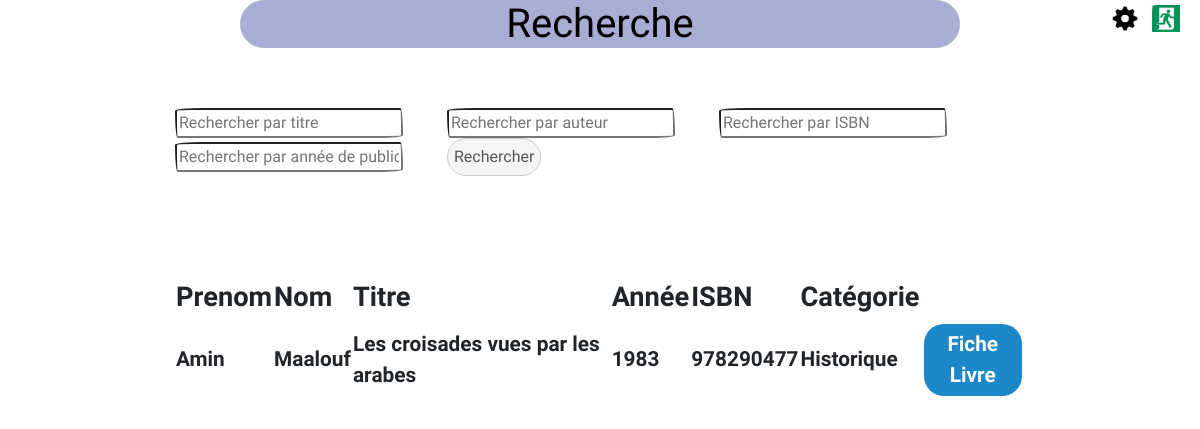
Screenshot of /recherche.php?Recherche_Titre=Les croisades vues par les arabes with the database file from the repository.
### tables this page shows
CREATE TABLE IF NOT EXISTS `livre` (
  `Id_Livre` smallint(5) UNSIGNED NOT NULL AUTO_INCREMENT,
  `Titre` varchar(40) DEFAULT NULL,
  `Synopsis` varchar(600) DEFAULT NULL,
  `Nombre_Pages` smallint(5) UNSIGNED DEFAULT NULL,
  `ISBN` bigint(5) UNSIGNED DEFAULT NULL,
  `Annee_Publication` int(5) DEFAULT NULL,
  `Validation_Livre` varchar(50) DEFAULT NULL,
  `Id_Editeur` smallint(5) UNSIGNED DEFAULT NULL,
  `Id_Langue` smallint(5) UNSIGNED DEFAULT NULL,
  PRIMARY KEY (`Id_Livre`),
  KEY `FK_Livre_Id_Editeur` (`Id_Editeur`),
  KEY `FK_Livre_Id_Langue` (`Id_Langue`)
);

CREATE TABLE IF NOT EXISTS `auteur` (
  `Id_Auteur` smallint(5) UNSIGNED NOT NULL AUTO_INCREMENT,
  `Nom_Auteur` varchar(25) DEFAULT NULL,
  `Prenom_Auteur` varchar(25) DEFAULT NULL,
  PRIMARY KEY (`Id_Auteur`)
);

CREATE TABLE IF NOT EXISTS `categories` (
  `Id_Categorie` smallint(5) UNSIGNED NOT NULL AUTO_INCREMENT,
  `Nom_Categorie` varchar(25) DEFAULT NULL,
  PRIMARY KEY (`Id_Categorie`)
);

### includes.php (called while the page is built)
<?php
include_once 'connexionBD.php';
$DB = new connexionDB();
?>

### connexionBD.php (called while the page is built, shortened)
<?php
class connexionDB {
	private $host ='localhost';
	private $name ='mediatheque';
	private $user ='root';
	private $pass ='';
	private $connexion;
	function __construct($host=null,$name=null,$user=null,$pass=null){
		try{
			$this->connexion = new PDO('mysql:host='.$this->host.';dbname='.$this->name,
				$this->user,$this->pass,array(
				PDO::MYSQL_ATTR_INIT_COMMAND => 'SET NAMES UTF8',
				PDO::ATTR_ERRMODE => PDO::ERRMODE_WARNING
			));
		}catch (PDOException $e){
			echo 'Erreur : Impossible de se connecter à la BDD !';die();
		}
		}
	public function query($sql , $data=array()){
 			$req = $this->connexion->prepare($sql);
 			$req->execute($data);
 			return $req;
		}
}
?>

### recherche.php (the view, shortened to what this page needs)
<?php
include_once('includes.php');
if (isset($_GET["Recherche_Titre"]) and !empty($_GET["Recherche_Titre"])) {
    $rechercheTitre = htmlspecialchars(trim($_GET["Recherche_Titre"]));
}
if (isset($rechercheTitre) and !empty($rechercheTitre)) {
    $req = $DB->query(
        'SELECT Prenom_Auteur,Nom_Auteur,Titre,Annee_publication,Nom_Categorie,livre.Id_Livre,Synopsis,ISBN FROM livre
    INNER JOIN ecrit_par ON livre.Id_Livre = ecrit_par.Id_Livre
    INNER JOIN auteur ON auteur.Id_Auteur = ecrit_par.Id_Auteur
    INNER JOIN trie_par ON trie_par.Id_Livre = livre.Id_Livre
    INNER JOIN categories ON categories.Id_Categorie = trie_par.Id_Categorie
    WHERE Titre = :Titre',
        array('Titre' => $rechercheTitre)
    );
}
?>
<!DOCTYPE html>
<html>
<head>
    <link rel="stylesheet" type="text/css" href="./style-CSS.css">
    <link rel="stylesheet" type="text/css" href="https://bootswatch.com/4/sketchy/bootstrap.min.css">
</head>
<body>
    <div class="formTab">
        <h1 class="index-h1">Recherche</h1>
        <form class='form' method="GET" action="recherche.php">
            <input class="boutonRecherche" type="text" name="Recherche_Titre" placeholder="Rechercher par titre">
            <input class="boutonRecherche" type="text" name="Recherche_Auteur" placeholder="Rechercher par auteur">
            <input class="boutonRecherche" type="text" name="Recherche_Isbn" placeholder="Rechercher par ISBN">
            <input class="boutonRecherche" type="text" name="Recherche_Annee" placeholder="Rechercher par année de publication">
            <button class="bouton">Rechercher</button>
        </form>
        <table class='tab'>
            <tr>
                <th class="tailleEcritureTitreTableau">Prenom</th>
                <th class="tailleEcritureTitreTableau">Nom</th>
                <th class="tailleEcritureTitreTableau">Titre</th>
                <th class="tailleEcritureTitreTableau">Année</th>
                <th class="tailleEcritureTitreTableau">ISBN</th>
                <th class="tailleEcritureTitreTableau">Catégorie</th>
            </tr>
            <?php foreach ($req as $r) { ?>
                <tr>
                    <td class="tailleEcriture"> <?= $r["Prenom_Auteur"] ?> </td>
                    <td class="tailleEcriture"> <?= $r["Nom_Auteur"] ?> </td>
                    <td class="tailleEcriture"><?= $r["Titre"] ?></td>
                    <td class="tailleEcriture"><?= $r["Annee_publication"] ?></td>
                    <td class="tailleEcriture"> <?= $r["ISBN"] ?> </td>
                    <td class="tailleEcriture"> <?= $r["Nom_Categorie"] ?> </td>
                    <td  class="tailleEcriture"><a id="ficheLivre" href="ficheLivre.php?id=<?= $r['Id_Livre'] ?>">Fiche Livre</a></td>
                </tr>
            <?php } ?>
        </table>
    </div>
    <br />
    <button id="deconnexion_bouton" class="bouton_Deco" name="deconnexion" onclick="document.location.href='deconnexion.php'"><img src=image/deco.png height="25" weight="25"></button>
    <button id="modifInfos_bouton" class="bouton_Modif" name="modifierInfosPerso" onclick="document.location.href='formulaireModifInfo.php'"><img src=image/gear.png height="25" weight="25"></button>
</body>
</html>

### style-CSS.css (style rules this page uses)
.index-h1 { text-align: center; color: #000000; border-style: solid #080808; background-color: #a8add4; margin: 0% 20% 5% 20%; border-radius:35px 35px; }
.bouton { text-align: center; border-radius:35px 35px; background: #f5f5f5; border:black; color:#555; font:bold 12px; padding:6px 6px; border:1px solid #ccc; }
.bouton_Modif { display: block; right: 10px; top: 0; position: absolute ; margin-right: 40px; margin-top: 5px; text-align: center; font:bold 12px; border-radius:35px 35px; background: #f5f5f5; border:white; padding:1px 1px; background: url(image/gear.png); }
.bouton_Deco { display: block; right: 10px; top: 0; position: absolute ; margin-right: 10px; margin-top: 5px; text-align: center; font:bold 12px; background: #f5f5f5; border:white; padding:1px 1px; background: url(image/deco.png); }
.form { margin-left: auto; margin-right: auto; width: 850px; padding-bottom: 100px; }
.tab { margin-left: auto; margin-right: auto; width: 850px; }
.boutonRecherche { margin-right: 40px; }
.tailleEcriture { font-size: 1.3em; }
.tailleEcritureTitreTableau { font-size: 1.7em; font-style: bold; }
#ficheLivre { background-color: #1c87c9; border: none; color: white; padding: 5px 5px; text-align: center; text-decoration: none; display: inline-block; margin: 4px 2px; cursor: pointer; border-radius: 20px; }

### rows the page displays
livre: auteur.Prenom_Auteur "Amin", auteur.Nom_Auteur "Maalouf", Titre "Les croisades vues par les arabes", Annee_Publication "1983", ISBN "978290477", categories.Nom_Categorie "Historique"
